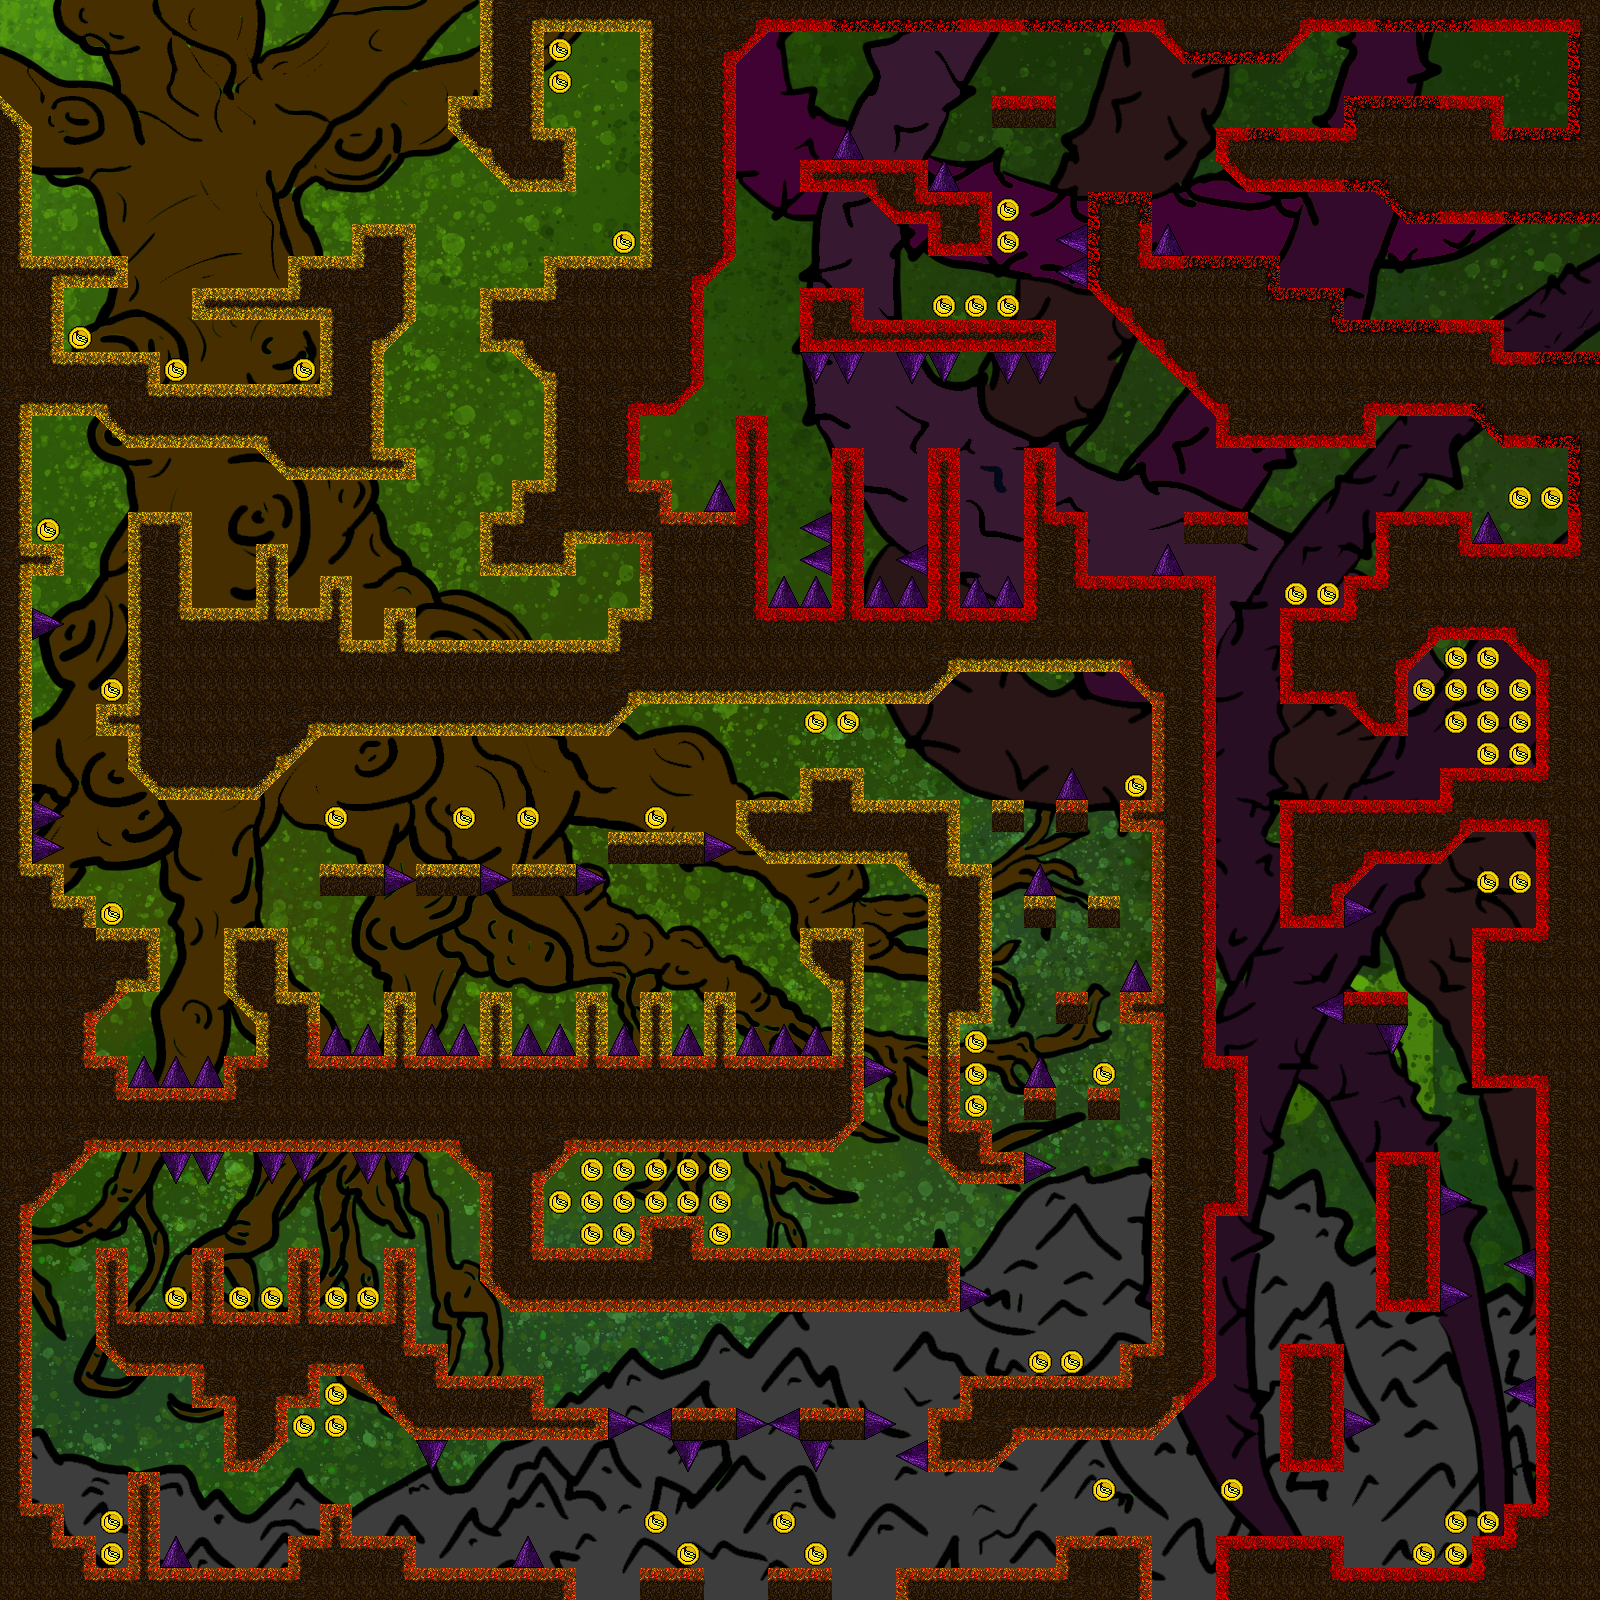

Rendered tile map (Tiled .tmx) drawn with the repository's tilesets; below, a short description and the map source with its tile grids summarised:
An orthogonal 50x50 tile map with 32x32 px tiles, 2 tile layers (plateforms, spikes), 1 image layer.

<map version="1.9" tiledversion="1.9.2" orientation="orthogonal" renderorder="right-down" width="50" height="50" tilewidth="32" tileheight="32" infinite="0" nextlayerid="13" nextobjectid="1">
 <editorsettings>
  <export target="../assets/level.json" format="json" />
 </editorsettings>
 <tileset firstgid="1" source="TilesetCOMPLET.tsx" />
 <imagelayer id="10" name="background">
  <image source="background.png" width="1600" height="1600" />
 </imagelayer>
 <layer id="11" name="plateforms" width="50" height="50">
  <data>[2500 cells, 1145 non-empty, 94 distinct tile ids]</data>
 </layer>
 <layer id="12" name="spikes" width="50" height="50">
  <data>[2500 cells, 76 non-empty, 4 distinct tile ids]</data>
 </layer>
</map>